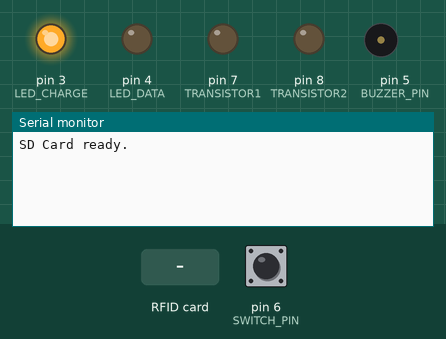
A sketch run on a simulated Arduino Uno, built with avr-gcc and run on an emulated ATmega328P. Shown: output pins drawn as LEDs (lit = HIGH), buzzer (waves = sounding, pin HIGH), the last lines printed to the serial monitor. The inputs (shaded band) are chosen by the test bench; at power-on: pin 6 (SWITCH_PIN) HIGH. Storage starts empty.

Above: at 1.2 s.
1.3 s: RFID card 12 AB 34 CD 56 held to the reader
At 2.3 s:
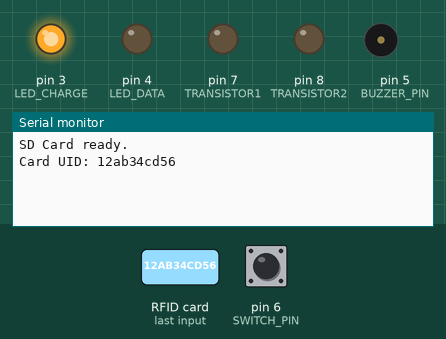
2.8 s: RFID card 5E 7A 19 C4 held to the reader
At 4.0 s:
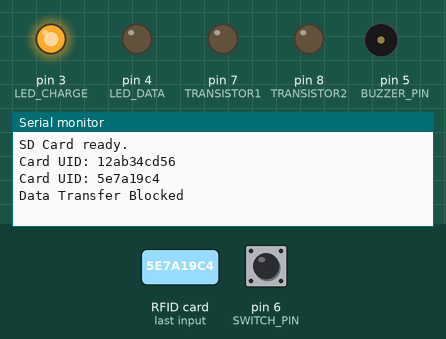

Measured:
- after the input at 1.3 s, the serial monitor: prints a new line at once (image 1)
- after the input at 2.8 s, the serial monitor: prints a new line at once (image 2)

The sketch:

usb_protection_device.ino
```cpp
#include <Wire.h>
#include <MFRC522_I2C.h>
#include <SPI.h>
#include <SD.h>

#define SDA_PIN 0x28  // Default I2C address for MFRC522
#define RST_PIN 9      // Reset pin for RFID module

#define LED_CHARGE 3    // LED for charging indication
#define LED_DATA 4      // LED for data transfer indication
#define BUZZER_PIN 5    // Buzzer pin
#define SWITCH_PIN 6    // Push button to allow data transfer
#define TRANSISTOR1 7   // Transistor controlling D+
#define TRANSISTOR2 8   // Transistor controlling D-

#define SD_CS 10        // Chip Select pin for SD card

MFRC522_I2C mfrc522(SDA_PIN, RST_PIN);
File logFile;

bool dataTransferAllowed = false;

void setup() {
    Serial.begin(115200);
    Wire.begin();
    mfrc522.PCD_Init();
    pinMode(LED_CHARGE, OUTPUT);
    pinMode(LED_DATA, OUTPUT);
    pinMode(BUZZER_PIN, OUTPUT);
    pinMode(SWITCH_PIN, INPUT_PULLUP);
    pinMode(TRANSISTOR1, OUTPUT);
    pinMode(TRANSISTOR2, OUTPUT);

    // SD Card Initialization
    if (!SD.begin(SD_CS)) {
        Serial.println("SD Card initialization failed!");
    } else {
        Serial.println("SD Card ready.");
    }

    digitalWrite(LED_CHARGE, HIGH);  // Indicate charging is active
    digitalWrite(LED_DATA, LOW);
    digitalWrite(BUZZER_PIN, LOW);
    digitalWrite(TRANSISTOR1, LOW);
    digitalWrite(TRANSISTOR2, LOW);
}

void loop() {
    if (!mfrc522.PICC_IsNewCardPresent()) return;
    if (!mfrc522.PICC_ReadCardSerial()) return;

    Serial.print("Card UID: ");
    String uid = "";
    for (byte i = 0; i < mfrc522.uid.size; i++) {
        uid += String(mfrc522.uid.uidByte[i], HEX);
    }
    Serial.println(uid);

    if (isAuthorized(uid)) {
        allowDataTransfer();
    } else {
        blockDataTransfer();
    }

    mfrc522.PICC_HaltA();  // Halt PICC
}

bool isAuthorized(String uid) {
    return (uid == "12ab34cd56"); // Replace with actual authorized UID
}

void allowDataTransfer() {
    if (digitalRead(SWITCH_PIN) == LOW) { // Switch pressed
        Serial.println("Data Transfer Allowed");
        digitalWrite(LED_DATA, HIGH);
        digitalWrite(TRANSISTOR1, HIGH);
        digitalWrite(TRANSISTOR2, HIGH);
        digitalWrite(BUZZER_PIN, HIGH);  // Buzzer ON when data transfer occurs
        logEvent("Data transfer started");
        delay(500);
        digitalWrite(BUZZER_PIN, LOW);   // Stop buzzer after short beep
    }
}

void blockDataTransfer() {
    Serial.println("Data Transfer Blocked");
    digitalWrite(LED_DATA, LOW);
    digitalWrite(TRANSISTOR1, LOW);
    digitalWrite(TRANSISTOR2, LOW);
    digitalWrite(BUZZER_PIN, LOW);
    logEvent("Unauthorized data transfer attempt");
}

void logEvent(String event) {
    logFile = SD.open("log.txt", FILE_WRITE);
    if (logFile) {
        logFile.println(event);
        logFile.close();
    }
}
```
